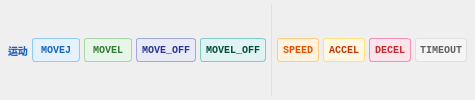
            <widget class="QFrame" name="progInstrBar1">
             <property name="minimumSize">
              <size>
               <width>0</width>
               <height>34</height>
              </size>
             </property>
             <property name="styleSheet">
              <string>QFrame#progInstrBar1{background:#ffffff;border:1px solid #d0d5dd;border-radius:6px;}</string>
             </property>
             <layout class="QHBoxLayout" name="progInstrBar1Layout">
              <property name="spacing">
               <number>4</number>
              </property>
              <property name="leftMargin">
               <number>8</number>
              </property>
              <property name="topMargin">
               <number>4</number>
              </property>
              <property name="rightMargin">
               <number>8</number>
              </property>
              <property name="bottomMargin">
               <number>4</number>
              </property>
              <item>
               <widget class="QLabel" name="label_100">
                <property name="styleSheet">
                 <string>color:#1565c0;font-size:10px;font-weight:bold;border:none;background:transparent;</string>
                </property>
                <property name="text">
                 <string>运动</string>
                </property>
               </widget>
              </item>
              <item>
               <widget class="QPushButton" name="btnProgMoveJ">
                <property name="minimumSize">
                 <size>
                  <width>48</width>
                  <height>24</height>
                 </size>
                </property>
                <property name="styleSheet">
                 <string>QPushButton{background:#e3f2fd;color:#1565c0;border:1px solid #90caf9;border-radius:3px;padding:2px 5px;font-weight:bold;font-size:10px;font-family:Consolas;}QPushButton:hover{background:#bbdefb;}</string>
                </property>
                <property name="text">
                 <string>MOVEJ</string>
                </property>
               </widget>
              </item>
              <item>
               <widget class="QPushButton" name="btnProgMoveL">
                <property name="minimumSize">
                 <size>
                  <width>48</width>
                  <height>24</height>
                 </size>
                </property>
                <property name="styleSheet">
                 <string>QPushButton{background:#e8f5e9;color:#2e7d32;border:1px solid #a5d6a7;border-radius:3px;padding:2px 5px;font-weight:bold;font-size:10px;font-family:Consolas;}QPushButton:hover{background:#c8e6c9;}</string>
                </property>
                <property name="text">
                 <string>MOVEL</string>
                </property>
               </widget>
              </item>
              <item>
               <widget class="QPushButton" name="btnProgMoveOff">
                <property name="minimumSize">
                 <size>
                  <width>58</width>
                  <height>24</height>
                 </size>
                </property>
                <property name="styleSheet">
                 <string>QPushButton{background:#e8eaf6;color:#283593;border:1px solid #9fa8da;border-radius:3px;padding:2px 5px;font-weight:bold;font-size:10px;font-family:Consolas;}QPushButton:hover{background:#c5cae9;}</string>
                </property>
                <property name="text">
                 <string>MOVE_OFF</string>
                </property>
               </widget>
              </item>
              <item>
               <widget class="QPushButton" name="btnProgMoveLOff">
                <property name="minimumSize">
                 <size>
                  <width>64</width>
                  <height>24</height>
                 </size>
                </property>
                <property name="styleSheet">
                 <string>QPushButton{background:#e0f2f1;color:#004d40;border:1px solid #80cbc4;border-radius:3px;padding:2px 5px;font-weight:bold;font-size:10px;font-family:Consolas;}QPushButton:hover{background:#b2dfdb;}</string>
                </property>
                <property name="text">
                 <string>MOVEL_OFF</string>
                </property>
               </widget>
              </item>
              <item>
               <widget class="QFrame" name="frame_3">
                <property name="styleSheet">
                 <string>color:#e0e0e0;</string>
                </property>
                <property name="frameShape">
                 <enum>QFrame::Shape::VLine</enum>
                </property>
               </widget>
              </item>
              <item>
               <widget class="QPushButton" name="btnProgSpeed">
                <property name="minimumSize">
                 <size>
                  <width>42</width>
                  <height>24</height>
                 </size>
                </property>
                <property name="styleSheet">
                 <string>QPushButton{background:#fff3e0;color:#e65100;border:1px solid #ffcc80;border-radius:3px;padding:2px 4px;font-weight:bold;font-size:10px;font-family:Consolas;}QPushButton:hover{background:#ffe0b2;}</string>
                </property>
                <property name="text">
                 <string>SPEED</string>
                </property>
               </widget>
              </item>
              <item>
               <widget class="QPushButton" name="btnProgAccel">
                <property name="minimumSize">
                 <size>
                  <width>42</width>
                  <height>24</height>
                 </size>
                </property>
                <property name="styleSheet">
                 <string>QPushButton{background:#fff8e1;color:#bf360c;border:1px solid #ffe082;border-radius:3px;padding:2px 4px;font-weight:bold;font-size:10px;font-family:Consolas;}QPushButton:hover{background:#ffecb3;}</string>
                </property>
                <property name="text">
                 <string>ACCEL</string>
                </property>
               </widget>
              </item>
              <item>
               <widget class="QPushButton" name="btnProgDecel">
                <property name="minimumSize">
                 <size>
                  <width>42</width>
                  <height>24</height>
                 </size>
                </property>
                <property name="styleSheet">
                 <string>QPushButton{background:#fce4ec;color:#c62828;border:1px solid #f48fb1;border-radius:3px;padding:2px 4px;font-weight:bold;font-size:10px;font-family:Consolas;}QPushButton:hover{background:#f8bbd0;}</string>
                </property>
                <property name="text">
                 <string>DECEL</string>
                </property>
               </widget>
              </item>
              <item>
               <widget class="QPushButton" name="btnProgTimeout">
                <property name="minimumSize">
                 <size>
                  <width>52</width>
                  <height>24</height>
                 </size>
                </property>
                <property name="styleSheet">
                 <string>QPushButton{background:#f5f5f5;color:#616161;border:1px solid #e0e0e0;border-radius:3px;padding:2px 4px;font-weight:bold;font-size:10px;font-family:Consolas;}QPushButton:hover{background:#eeeeee;}</string>
                </property>
                <property name="text">
                 <string>TIMEOUT</string>
                </property>
               </widget>
              </item>
              <item>
               <spacer name="progInstrSpacer1">
                <property name="orientation">
                 <enum>Qt::Orientation::Horizontal</enum>
                </property>
                <property name="sizeHint" stdset="0">
                 <size>
                  <width>0</width>
                  <height>0</height>
                 </size>
                </property>
               </spacer>
              </item>
             </layout>
            </widget>
